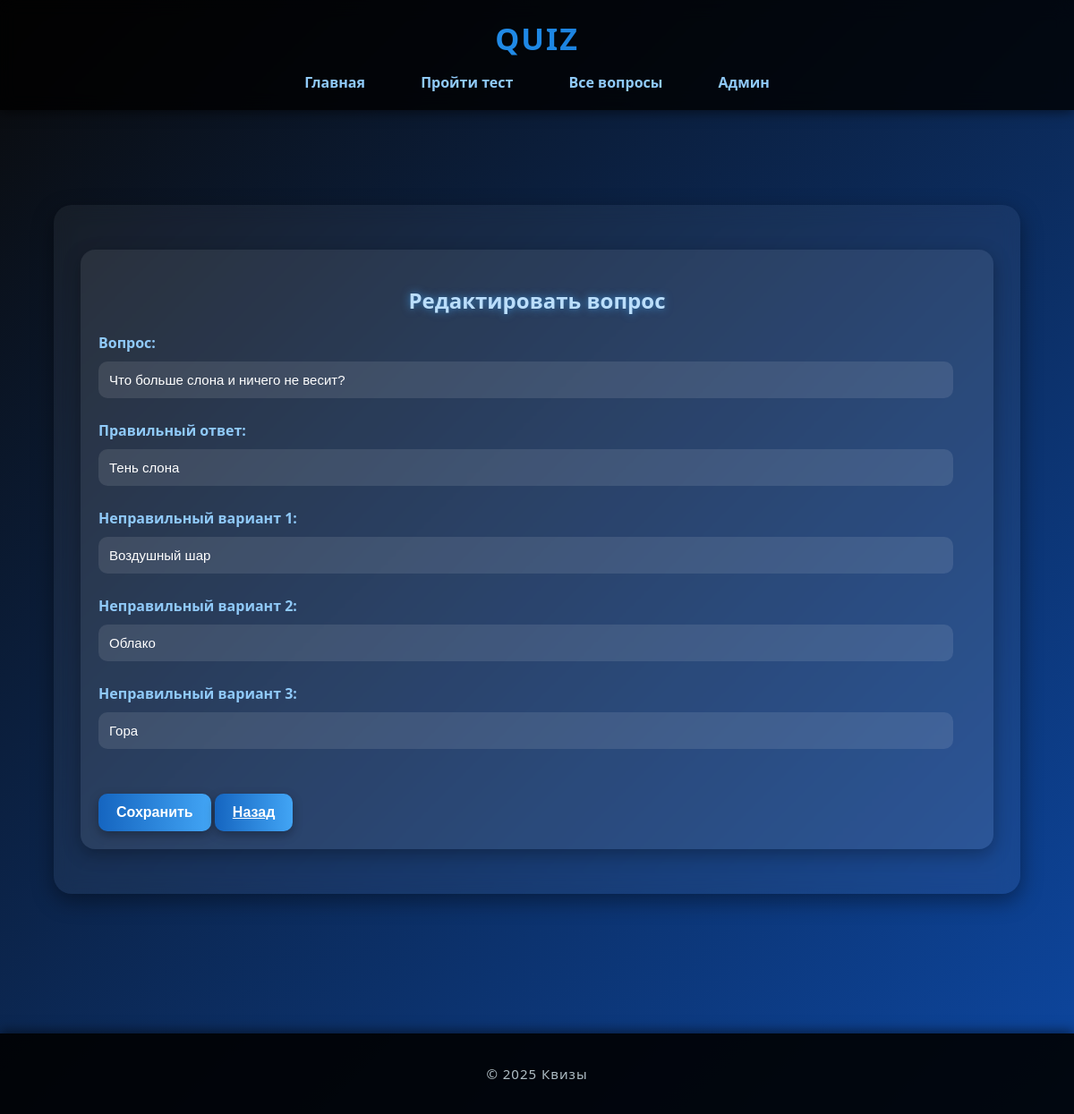
Screenshot of /question_edit/2/ with the database file from the repository.
### home8_les8/models.py (models this page shows, shortened)
class Question(db.Model):
    __tablename__ = 'question'
    id = db.Column(db.Integer, primary_key=True)
    question = db.Column(db.String(250), nullable=False)
    answer   = db.Column(db.String(100), nullable=False)
    wrong1   = db.Column(db.String(100), nullable=False)
    wrong2   = db.Column(db.String(100), nullable=False)
    wrong3   = db.Column(db.String(100), nullable=False)

### home8_les8/main.py (the view, shortened to what this page needs)
@app.route('/question_edit/<int:id>/', methods=['GET', 'POST'])
def question_edit(id):
    q = Question.query.get_or_404(id)
    return render_template('question_edit.html', q=q, html_config=html_config)

### home8_les8/templates/question_edit.html (shortened to what this page needs)
{% extends "base.html" %}
{% block content %}
<div class="card">
    <h2 style="text-align:center;">Редактировать вопрос</h2>
    <form method="POST">
        <label>Вопрос:</label>
        <input type="text" name="question" value="{{ q.question }}" required>
        <label>Правильный ответ:</label>
        <input type="text" name="answer" value="{{ q.answer }}" required>
        <label>Неправильный вариант 1:</label>
        <input type="text" name="wrong1" value="{{ q.wrong1 }}" required>
        <label>Неправильный вариант 2:</label>
        <input type="text" name="wrong2" value="{{ q.wrong2 }}" required>
        <label>Неправильный вариант 3:</label>
        <input type="text" name="wrong3" value="{{ q.wrong3 }}" required>
        <div style="margin-top: 20px;">
            <button type="submit"> Сохранить</button>
            <button type="submit">  <a style="color: white;" href="{{ url_for('view_quiz_edit') }}" > Назад</a></button>
        </div>
    </form>
</div>
{% endblock %}

### home8_les8/static/main.css (style rules this page uses)
body { font-family: 'Segoe UI', Tahoma, sans-serif; margin: 0; padding: 0; background: linear-gradient(135deg, #0a0a0a, #0d47a1, #1e88e5); background-size: 300% 300%; animation: bgMove 10s infinite linear; color: #f4f6f9; }
.card { background: rgba(255,255,255,0.08); border-radius: 16px; padding: 25px; margin: 20px 0; box-shadow: 0 6px 20px rgba(0,0,0,0.3); transition: all 0.4s ease; transform: scale(1); }
input, textarea { width: 100%; padding: 12px; margin: 10px 0; border-radius: 10px; border: none; outline: none; font-size: 15px; background: rgba(255,255,255,0.1); color: #fff; transition: all 0.3s ease; }
button, .btn { background: linear-gradient(90deg, #1565c0, #42a5f5); color: white; border: none; padding: 12px 20px; margin-top: 15px; border-radius: 12px; font-size: 16px; font-weight: bold; cursor: pointer; transition: all 0.4s ease; box-shadow: 0 4px 12px rgba(0,0,0,0.3); position: relative; }
form label { display: block; margin-top: 10px; font-weight: bold; color: #90caf9; }
form input { margin-bottom: 15px; }
form button, form .btn { margin-top: 15px; display: inline-block; }

### home8_les8/templates/base.html (style rules this page uses)
body { font-family: 'Segoe UI', Tahoma, sans-serif; margin: 0; padding: 0; background: linear-gradient(135deg, #0a0a0a, #0d47a1); background-attachment: fixed; color: #f4f6f9; overflow-x: hidden; }
.card { background: rgba(255,255,255,0.08); border-radius: 16px; padding: 20px; margin: 20px 0; box-shadow: 0 6px 20px rgba(0,0,0,0.3); transition: all 0.4s ease; transform: scale(1); }
h2, h3 { color: #bbdefb; text-shadow: 0 0 10px rgba(66,165,245,0.7); }
button, .btn { background: linear-gradient(90deg, #1565c0, #42a5f5); color: white; border: none; padding: 12px 20px; margin-top: 15px; border-radius: 10px; font-size: 16px; cursor: pointer; transition: all 0.4s ease; box-shadow: 0 4px 12px rgba(0,0,0,0.3); position: relative; overflow: hidden; }
button::before, .btn::before { content: ""; position: absolute; top: -50%; left: -50%; width: 200%; height: 200%; transition: all 0.6s ease; }

### home8_les8/templates/question_edit.html (style rules this page uses)
input { width: 95%; }

### rows the page displays
Question: question "Что больше слона и ничего не весит?", answer "Тень слона", wrong1 "Воздушный шар", wrong2 "Облако", wrong3 "Гора"
